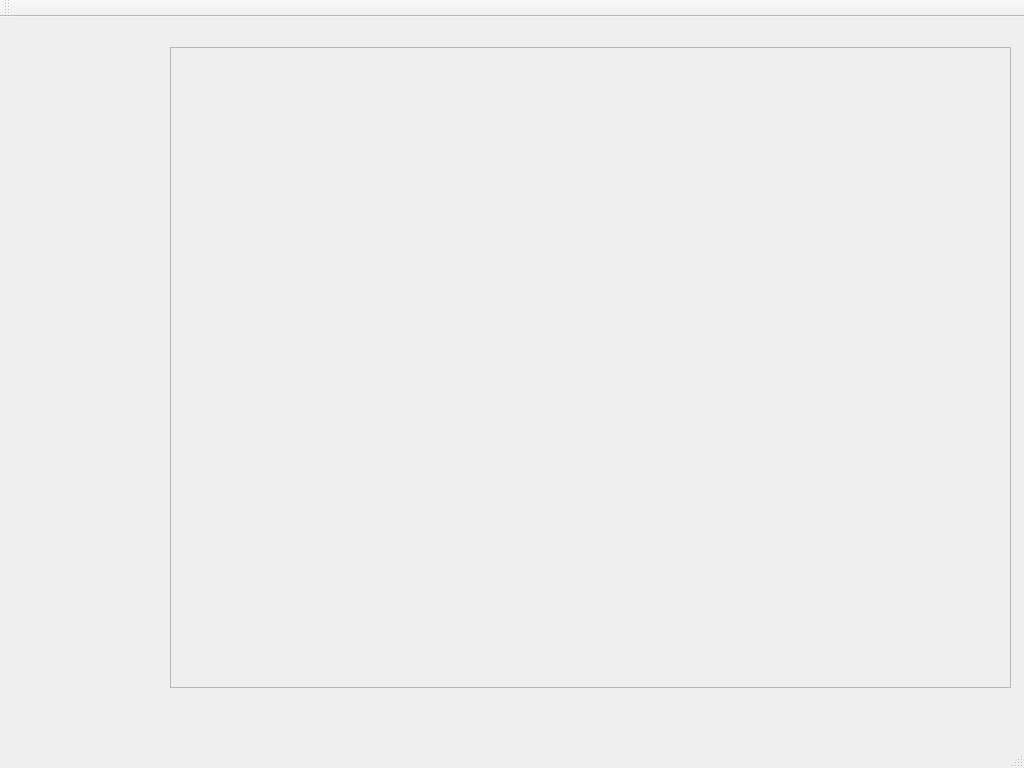
<?xml version="1.0" encoding="UTF-8"?>
<ui version="4.0">
 <class>Qt_PyLoT</class>
 <widget class="QMainWindow" name="Qt_PyLoT">
  <property name="geometry">
   <rect>
    <x>0</x>
    <y>0</y>
    <width>1024</width>
    <height>768</height>
   </rect>
  </property>
  <property name="windowTitle">
   <string>Qt_PyLoT</string>
  </property>
  <widget class="QWidget" name="centralWidget">
   <widget class="QFrame" name="frame">
    <property name="geometry">
     <rect>
      <x>170</x>
      <y>30</y>
      <width>841</width>
      <height>641</height>
     </rect>
    </property>
    <property name="frameShape">
     <enum>QFrame::StyledPanel</enum>
    </property>
    <property name="frameShadow">
     <enum>QFrame::Raised</enum>
    </property>
   </widget>
  </widget>
  <widget class="QMenuBar" name="menuBar">
   <property name="geometry">
    <rect>
     <x>0</x>
     <y>0</y>
     <width>1024</width>
     <height>22</height>
    </rect>
   </property>
  </widget>
  <widget class="QToolBar" name="mainToolBar">
   <attribute name="toolBarArea">
    <enum>TopToolBarArea</enum>
   </attribute>
   <attribute name="toolBarBreak">
    <bool>false</bool>
   </attribute>
  </widget>
  <widget class="QStatusBar" name="statusBar"/>
  <action name="actionFile">
   <property name="text">
    <string>File</string>
   </property>
  </action>
 </widget>
 <layoutdefault spacing="6" margin="11"/>
 <resources/>
 <connections/>
</ui>
